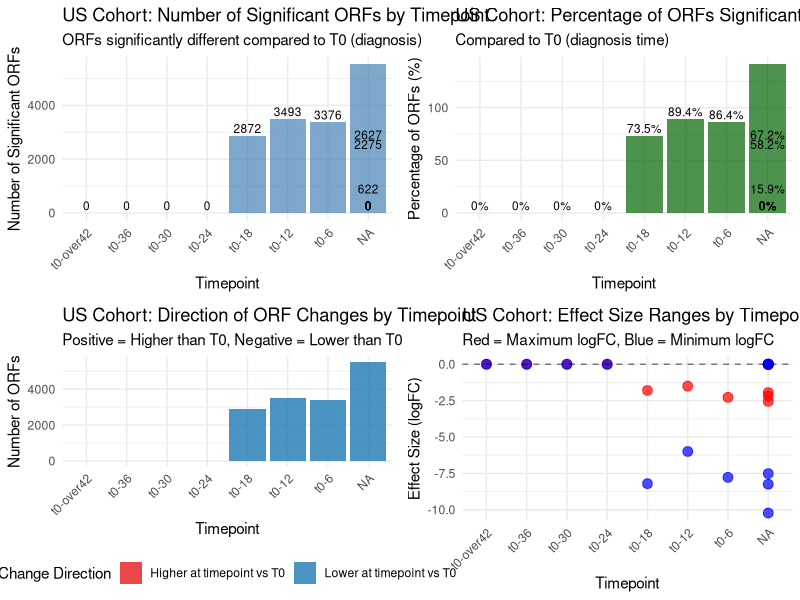
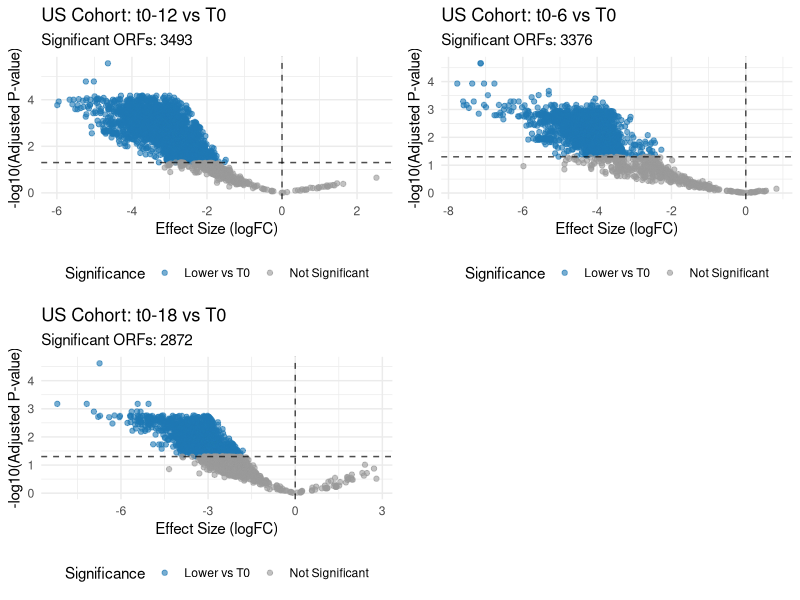

Reproduce these figures in R, in order.
#!/usr/bin/env Rscript
# Categorical Timeline Analysis - US Cohort
# Author: Claude AI
# Date: 2025-08-11
# Purpose: Analyze ORF changes at specific timepoints using factor(onset_timeline_combined)

library(dplyr)
library(ggplot2)
library(pheatmap)
library(RColorBrewer)
library(limma)
library(edgeR)
library(gridExtra)
library(ggrepel)

cat("=== CATEGORICAL TIMELINE ANALYSIS - US COHORT ===\n")
cat("Starting analysis at:", format(Sys.time()), "\n\n")

# ============================================================================
# PART 1: LOAD DATA AND SET UP CATEGORICAL MODEL
# ============================================================================

cat("1. Loading US cohort data and setting up categorical timeline model...\n")

# Load abundance data
abundance_data_raw <- read.csv("US.orf.abundance.clean.csv")
rownames(abundance_data_raw) <- abundance_data_raw$X
abundance_data <- abundance_data_raw[, -1]

# Fix sample names (remove X prefix if present)
sample_names <- colnames(abundance_data)
sample_names_clean <- gsub("^X", "", sample_names)
colnames(abundance_data) <- sample_names_clean

# Load metadata
metadata_raw <- read.csv("US.metadata.clean.csv")
rownames(metadata_raw) <- metadata_raw$X
metadata <- metadata_raw

cat("Loaded abundance data with", nrow(abundance_data), "ORFs and", ncol(abundance_data), "samples\n")
cat("Loaded metadata with", nrow(metadata), "samples\n")

# Match samples
matching_samples <- intersect(colnames(abundance_data), rownames(metadata))
abundance_filtered <- abundance_data[, matching_samples]
metadata_filtered <- metadata[matching_samples, ]

cat("Using", length(matching_samples), "samples for analysis\n")

# Set reference levels
metadata_filtered$Dx.Status <- factor(metadata_filtered$Dx.Status, levels = c("CELIAC", "CONTROL"))

# CRITICAL: Set t0 as reference level for onset_timeline_combined
cat("Setting t0 as reference level for onset_timeline_combined\n")
metadata_filtered$onset_timeline_combined <- factor(metadata_filtered$onset_timeline_combined, 
                                                   levels = c("t0", "t0-6", "t0-12", "t0-18", "t0-24", "t0-30", "t0-36", "t0-over42"))

# Check factor levels
cat("Timeline factor levels:", levels(metadata_filtered$onset_timeline_combined), "\n")
cat("Timeline distribution:\n")
print(table(metadata_filtered$onset_timeline_combined))

# Create design matrix with CATEGORICAL timeline
linear.model.design <- model.matrix(~ Dx.Status * onset_timeline_combined + Sex + 
                                   Age.at.Gluten.Introduction..months. + HLA.Category + 
                                   feeding_first_year + Delivery.Mode, 
                                   data = metadata_filtered)

cat("Design matrix dimensions:", nrow(linear.model.design), "x", ncol(linear.model.design), "\n")
cat("Design matrix column names:\n")
print(colnames(linear.model.design))

# Convert abundance data to matrix for limma
abundance_matrix <- as.matrix(abundance_filtered)

# ============================================================================
# PART 2: RUN LIMMA ANALYSIS WITH CATEGORICAL TIMELINE
# ============================================================================

cat("\n2. Running limma analysis with categorical timeline...\n")

# Fit limma model with voomLmFit and patient blocking
linear.model.fit <- voomLmFit(abundance_matrix, linear.model.design, 
                              block = metadata_filtered$patientID, plot = FALSE)
linear.model.fit <- eBayes(linear.model.fit)

cat("Model fitted successfully. Extracting results for each timepoint...\n")

# Get all coefficients related to onset_timeline_combined
timeline_coeffs <- colnames(linear.model.design)[grep("onset_timeline_combined", colnames(linear.model.design))]
cat("Timeline coefficients found:", paste(timeline_coeffs, collapse = ", "), "\n")

# ============================================================================
# PART 3: EXTRACT RESULTS FOR EACH TIMEPOINT
# ============================================================================

cat("\n3. Extracting significant ORFs for each timepoint...\n")

# Store results for each timepoint
timepoint_results <- list()
timepoint_summary <- data.frame()

for(coeff in timeline_coeffs) {
  cat("Processing coefficient:", coeff, "\n")
  
  # Get results for this timepoint
  results <- topTable(linear.model.fit, coef = coeff, number = Inf, sort.by = "P")
  
  # Get significant ORFs
  sig_orfs <- results[results$adj.P.Val < 0.05, ]
  
  # Store results
  timepoint_results[[coeff]] <- results
  
  # Create summary row
  timepoint_name <- gsub("onset_timeline_combined", "", coeff)
  summary_row <- data.frame(
    Timepoint = timepoint_name,
    Total_ORFs = nrow(results),
    Significant_ORFs = nrow(sig_orfs),
    Percent_Significant = round(nrow(sig_orfs)/nrow(results)*100, 1),
    Positive_Changes = sum(sig_orfs$logFC > 0),
    Negative_Changes = sum(sig_orfs$logFC < 0),
    Max_logFC = ifelse(nrow(sig_orfs) > 0, round(max(sig_orfs$logFC), 2), 0),
    Min_logFC = ifelse(nrow(sig_orfs) > 0, round(min(sig_orfs$logFC), 2), 0),
    stringsAsFactors = FALSE
  )
  
  timepoint_summary <- rbind(timepoint_summary, summary_row)
  
  cat("  -", timepoint_name, ":", nrow(sig_orfs), "significant ORFs\n")
}

# Print summary
cat("\n=== TIMEPOINT SUMMARY ===\n")
print(timepoint_summary)

# Save detailed results
write.csv(timepoint_summary, "categorical_timeline_summary.csv", row.names = FALSE)

# ============================================================================
# PART 4: CREATE VISUALIZATION PLOTS
# ============================================================================

cat("\n4. Creating visualization plots...\n")

# Plot 1: Number of significant ORFs by timepoint
p1 <- ggplot(timepoint_summary, aes(x = factor(Timepoint, levels = c("t0-over42", "t0-36", "t0-30", "t0-24", "t0-18", "t0-12", "t0-6")), 
                                   y = Significant_ORFs)) +
  geom_col(fill = "steelblue", alpha = 0.7) +
  geom_text(aes(label = Significant_ORFs), vjust = -0.3, size = 3) +
  labs(title = "US Cohort: Number of Significant ORFs by Timepoint",
       subtitle = "ORFs significantly different compared to T0 (diagnosis)",
       x = "Timepoint", y = "Number of Significant ORFs") +
  theme_minimal() +
  theme(axis.text.x = element_text(angle = 45, hjust = 1))

# Plot 2: Percentage of significant ORFs
p2 <- ggplot(timepoint_summary, aes(x = factor(Timepoint, levels = c("t0-over42", "t0-36", "t0-30", "t0-24", "t0-18", "t0-12", "t0-6")), 
                                   y = Percent_Significant)) +
  geom_col(fill = "darkgreen", alpha = 0.7) +
  geom_text(aes(label = paste0(Percent_Significant, "%")), vjust = -0.3, size = 3) +
  labs(title = "US Cohort: Percentage of ORFs Significantly Changed",
       subtitle = "Compared to T0 (diagnosis time)",
       x = "Timepoint", y = "Percentage of ORFs (%)") +
  theme_minimal() +
  theme(axis.text.x = element_text(angle = 45, hjust = 1))

# Plot 3: Direction of changes (positive vs negative logFC)
timepoint_summary_long <- reshape2::melt(timepoint_summary[, c("Timepoint", "Positive_Changes", "Negative_Changes")], 
                                        id.vars = "Timepoint")

p3 <- ggplot(timepoint_summary_long, aes(x = factor(Timepoint, levels = c("t0-over42", "t0-36", "t0-30", "t0-24", "t0-18", "t0-12", "t0-6")), 
                                        y = value, fill = variable)) +
  geom_col(position = "stack", alpha = 0.8) +
  scale_fill_manual(values = c("Positive_Changes" = "#E31A1C", "Negative_Changes" = "#1F78B4"),
                    labels = c("Higher at timepoint vs T0", "Lower at timepoint vs T0")) +
  labs(title = "US Cohort: Direction of ORF Changes by Timepoint",
       subtitle = "Positive = Higher than T0, Negative = Lower than T0",
       x = "Timepoint", y = "Number of ORFs", fill = "Change Direction") +
  theme_minimal() +
  theme(axis.text.x = element_text(angle = 45, hjust = 1),
        legend.position = "bottom")

# Plot 4: Effect size ranges
p4 <- ggplot(timepoint_summary, aes(x = factor(Timepoint, levels = c("t0-over42", "t0-36", "t0-30", "t0-24", "t0-18", "t0-12", "t0-6")))) +
  geom_point(aes(y = Max_logFC), color = "red", size = 3, alpha = 0.7) +
  geom_point(aes(y = Min_logFC), color = "blue", size = 3, alpha = 0.7) +
  geom_hline(yintercept = 0, linetype = "dashed", alpha = 0.5) +
  labs(title = "US Cohort: Effect Size Ranges by Timepoint",
       subtitle = "Red = Maximum logFC, Blue = Minimum logFC",
       x = "Timepoint", y = "Effect Size (logFC)") +
  theme_minimal() +
  theme(axis.text.x = element_text(angle = 45, hjust = 1))

# Combine plots
combined_plot <- grid.arrange(p1, p2, p3, p4, ncol = 2)

# Save plots
ggsave("categorical_timeline_analysis_plots.png", combined_plot, width = 14, height = 10, dpi = 300)

# ============================================================================
# PART 5: DETAILED ANALYSIS OF EACH TIMEPOINT
# ============================================================================

cat("\n5. Creating detailed analysis for each significant timepoint...\n")

# For each timepoint with significant ORFs, create detailed output
for(coeff in timeline_coeffs) {
  timepoint_name <- gsub("onset_timeline_combined", "", coeff)
  results <- timepoint_results[[coeff]]
  sig_orfs <- results[results$adj.P.Val < 0.05, ]
  
  if(nrow(sig_orfs) > 0) {
    # Save detailed results for this timepoint
    filename <- paste0("significant_orfs_", timepoint_name, ".csv")
    write.csv(sig_orfs, filename, row.names = TRUE)
    
    cat("Saved", nrow(sig_orfs), "significant ORFs for", timepoint_name, "to", filename, "\n")
  }
}

# ============================================================================
# PART 6: VOLCANO PLOTS FOR KEY TIMEPOINTS
# ============================================================================

cat("\n6. Creating volcano plots for key timepoints...\n")

# Function to create volcano plot
create_volcano_plot <- function(results, timepoint_name, title_suffix = "") {
  # Add significance categories
  results$Significance <- "Not Significant"
  results$Significance[results$adj.P.Val < 0.05 & results$logFC > 0] <- "Higher vs T0"
  results$Significance[results$adj.P.Val < 0.05 & results$logFC < 0] <- "Lower vs T0"
  
  # Create plot
  p <- ggplot(results, aes(x = logFC, y = -log10(adj.P.Val), color = Significance)) +
    geom_point(alpha = 0.6) +
    scale_color_manual(values = c("Not Significant" = "gray60", 
                                  "Higher vs T0" = "#E31A1C", 
                                  "Lower vs T0" = "#1F78B4")) +
    geom_hline(yintercept = -log10(0.05), linetype = "dashed", alpha = 0.7) +
    geom_vline(xintercept = 0, linetype = "dashed", alpha = 0.7) +
    labs(title = paste("US Cohort:", timepoint_name, "vs T0", title_suffix),
         subtitle = paste("Significant ORFs:", sum(results$adj.P.Val < 0.05)),
         x = "Effect Size (logFC)", y = "-log10(Adjusted P-value)") +
    theme_minimal() +
    theme(legend.position = "bottom")
  
  return(p)
}

# Create volcano plots for timepoints with most significant ORFs
top_timepoints <- timepoint_summary[order(timepoint_summary$Significant_ORFs, decreasing = TRUE)[1:4], "Timepoint"]

volcano_plots <- list()
for(tp in top_timepoints) {
  coeff_name <- paste0("onset_timeline_combined", tp)
  if(coeff_name %in% names(timepoint_results)) {
    results <- timepoint_results[[coeff_name]]
    volcano_plots[[tp]] <- create_volcano_plot(results, tp)
  }
}

# Save volcano plots
if(length(volcano_plots) > 0) {
  combined_volcano <- do.call(grid.arrange, c(volcano_plots, ncol = 2))
  ggsave("categorical_timeline_volcano_plots.png", combined_volcano, width = 12, height = 10, dpi = 300)
}

# ============================================================================
# PART 7: FINAL SUMMARY
# ============================================================================

cat("\n=== CATEGORICAL TIMELINE ANALYSIS COMPLETED ===\n")
cat("Generated files:\n")
cat("- categorical_timeline_summary.csv: Summary of significant ORFs by timepoint\n")
cat("- categorical_timeline_analysis_plots.png: Overview visualization plots\n")
cat("- categorical_timeline_volcano_plots.png: Volcano plots for top timepoints\n")
cat("- significant_orfs_[timepoint].csv: Detailed results for each timepoint with significant ORFs\n")

cat("\nKey Findings Summary:\n")
most_changed_timepoint <- timepoint_summary[which.max(timepoint_summary$Significant_ORFs), ]
cat("- Timepoint with most changes:", most_changed_timepoint$Timepoint, 
    "(", most_changed_timepoint$Significant_ORFs, "significant ORFs)\n")
cat("- Highest percentage changed:", max(timepoint_summary$Percent_Significant), "% at", 
    timepoint_summary[which.max(timepoint_summary$Percent_Significant), "Timepoint"], "\n")

# Check for progressive pattern
if(nrow(timepoint_summary) > 2) {
  early_changes <- mean(timepoint_summary[timepoint_summary$Timepoint %in% c("t0-over42", "t0-36", "t0-30"), "Significant_ORFs"])
  late_changes <- mean(timepoint_summary[timepoint_summary$Timepoint %in% c("t0-12", "t0-6"), "Significant_ORFs"])
  
  if(late_changes > early_changes) {
    cat("- Pattern: Progressive increase in changes approaching diagnosis\n")
  } else {
    cat("- Pattern: More changes detected in earlier timepoints\n")
  }
}

cat("\nAnalysis completed at:", format(Sys.time()), "\n")
